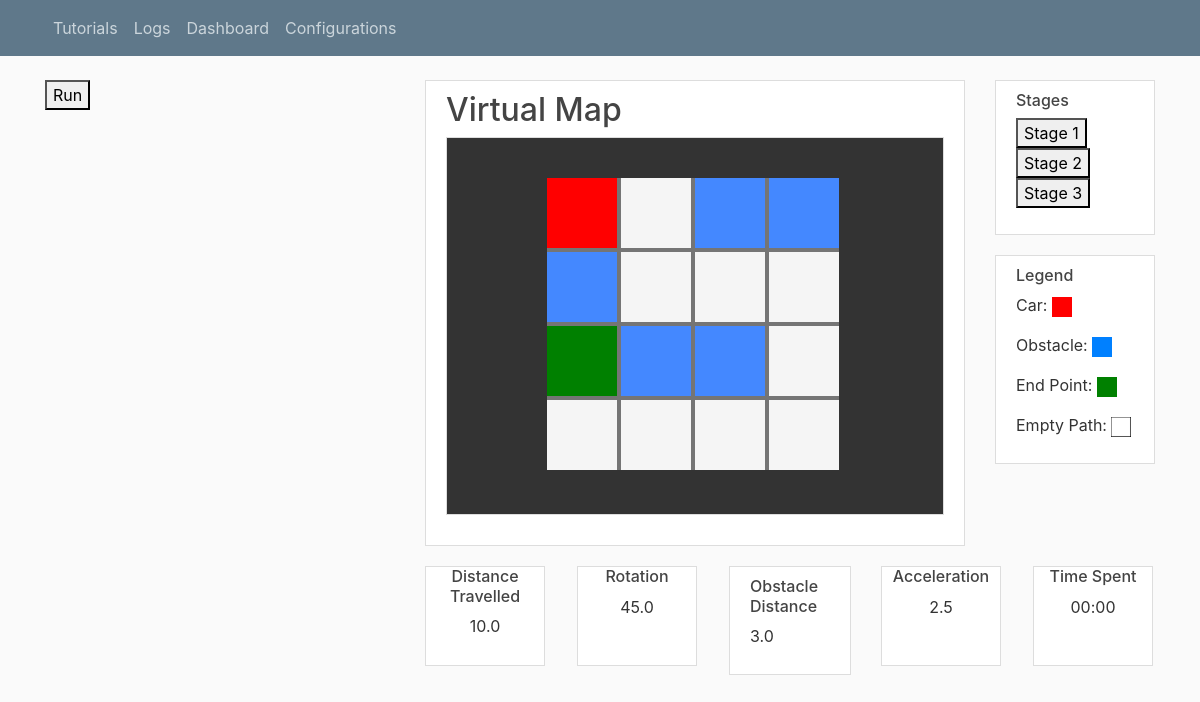
/dashboard, run on the app's committed database.
### tables this page shows
CREATE TABLE "CarInformation" (
	"carInformationID"	INTEGER NOT NULL,
	"distance_travelled"	REAL NOT NULL,
	"acceleration"	REAL NOT NULL,
	"time_spent"	REAL NOT NULL,
	"car_point"	TEXT NOT NULL,
	"obstacle_position"	TEXT NOT NULL,
	"rotation"	REAL NOT NULL,
	"obstacle_distance"	REAL NOT NULL,
	PRIMARY KEY("carInformationID")
);

### webportal.py (the view)
@app.route("/dashboard", methods=["POST", "GET"])
def dashboard():
    try:
        conn=sql.connect('file:./robocar/test.db?mode=rw', uri=True)
        conn.row_factory = sql.Row
        cur=conn.cursor()
        cur.execute("select distance_travelled, rotation, acceleration, obstacle_distance from CarInformation where carInformationID = abs(random()) % (3 - 1) + 1")
        row=cur.fetchone()
        if request.method == "POST":
            commands = request.get_data()
            commands = commands.decode()
            try:
                connInsert=sql.connect('file:./robocar/test.db?mode=rw', uri=True)
                connInsert.row_factory = sql.Row
                curInsert=connInsert.cursor()
                curInsert.execute("insert into Logs (stageID, commands) values (?, ?)", (1, commands))
                connInsert.commit()
                connInsert.close()
                conn.close()
                return render_template('main.html', title='Dashboard', row = row, mspval = my_val)
            except sql.Error as e:
                conn.close()
                print(e)
                return render_template('main.html', title='Dashboard', row = row, mspval = my_val)
        else:
            conn.close()
            distance_travelled = request.args.get("distance_travelled")
            rotation = request.args.get("rotation")
            obstacle_distance = request.args.get("obstacle_distance")
            car_data = {
                "distance_travelled": distance_travelled,
                "rotation": rotation,
                "obstacle_distance": obstacle_distance,
                "acceleration": row["acceleration"]
            }
            values = {}
            if car_data["distance_travelled"] is None:
                values = row
            else:
                values = car_data
            return render_template('main.html', title='Dashboard', row = values, mspval = my_val)
            return render_template('main.html', title='Dashboard', row = row, mspval = my_val)
    except (sql.Error, jinja2.TemplateError) as e:
        return render_template('errors.html', title='Error', e=e)
    return render_template('errors.html', title='Error')

### templates/main.html (shortened to what this page needs)
{% extends "layout.html" %}
{% block content %}
      <div class="row">
		<div class="col-sm" id="blocklyDiv" style="height: 480px; width: 600px;">
			<p>
				<button type="button" onclick="run()">Run</button>
			</p>
		</div>
        <div class="col-lg-8">
			<div class="row">
				<div class="col-9">
					<article class="media content-section">
						<div class="media-body">
							<h2><a class="article-title">Virtual Map</a></h2>
							<div class="content-section" style="background-color: #333333;">
								<div id="virtualMap">
								</div>
							</div>
						</div>
					</article>
				</div>
				<div class="col">
					<div class="row">
						<div class="col">
							<div class="content-section">
								<h6>Stages</h6>
								<p class='text-muted'>
								<button type"button">Stage 1</button>
								<button type"button">Stage 2</button>
								<button type"button">Stage 3</button>
								</p>
							 </div>
						</div>
					</div>
					<div class="row">
						<div class="col">
							<div class="content-section">
								<h6>Legend</h6>
								<figure> <p class='noselect'>Car: <img style="width:20px; height:20px;" src="{{ url_for('static', filename='/assets/red.png') }}"
								alt="Car"></figure>
								<figure> <p class='noselect'>Obstacle: <img style="width:20px; height:20px;" src="{{ url_for('static', filename='/assets/blue.png') }}"
								alt="Obstacle"></figure>
								<figure> <p class='noselect'>End Point: <img style="width:20px; height:20px;" src="{{ url_for('static', filename='/assets/green.png') }}"
								alt="End Point"></figure>
								<figure> <p class='noselect'>Empty Path: <img style="width:20px; height:20px;" src="{{ url_for('static', filename='/assets/white.jpg') }}"
								alt="Empty Path"></figure>
							</div>
						</div>
					</div>
				</div>
			</div>
			<div class="row">
			 <div class="col">
			  <div class="stats-section fixed">
				<h6>Distance Travelled</h6>
				<p class='noselect'>{{row["distance_travelled"]}}</p>
			  </div>
			</div>
			<div class="col">
			  <div class="stats-section fixed">
				<h6>Rotation</h6>
				<p class='noselect'>{{row["rotation"]}}</p>
			  </div>
			</div>
			<div class="col" id="msp_val">
			  <div class="content-section fixed">
				<h6>Obstacle Distance</h6>
				<p class='noselect'>{{row["obstacle_distance"]}}</p>
			  </div>
			</div>
			<div class="col">
			  <div class="stats-section fixed">
				<h6>Acceleration</h6>
				<p class='noselect'>{{row["acceleration"]}}</p>
			  </div>
			</div>
			<div class="col">
			  <div class="stats-section fixed">
				<h6>Time Spent</h6>
				<p class='noselect'><label id="minutes">00</label>:<label id="seconds">00</label></p>
			  </div>
			</div>
			</div>
		</div>
      </div>
{% endblock content %}

### static/main.css (style rules this page uses)
body { background: #fafafa; color: #333333; margin-top: 5rem; }
h1, h2, h3, h4, h5, h6 { color: #444444; }
.content-section { background: #ffffff; padding: 10px 20px; border: 1px solid #dddddd; margin-bottom: 20px; }
.stats-section { background: #ffffff; height: 100px; width: 120px; border: 1px solid #dddddd; text-align: center; }
.article-title { color: #444444; }
#virtualMap { height: 350px; width: 300px; display: inline-block; }
.noselect { font-weight: 400; -webkit-touch-callout: none; -webkit-user-select: none; -khtml-user-select: none; -moz-user-select: none; -ms-user-select: none; user-select: none; }
img { width:20px; height:20px; }

### data on the page
CarInformation: distance_travelled "10.0", rotation "45.0", obstacle_distance "3.0", acceleration "2.5"
